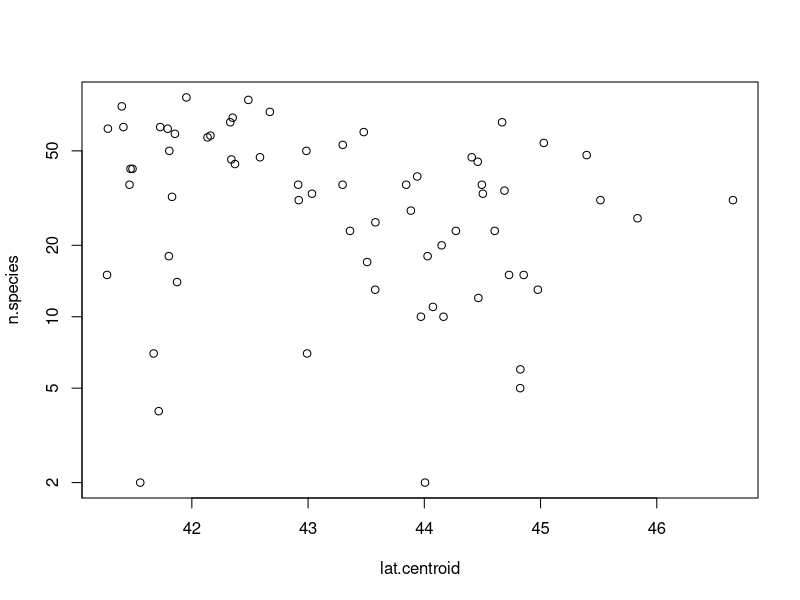
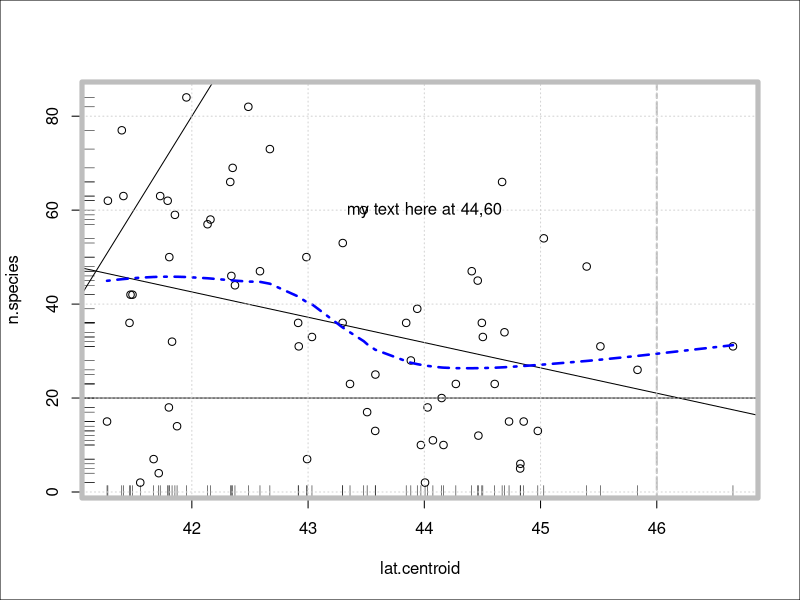
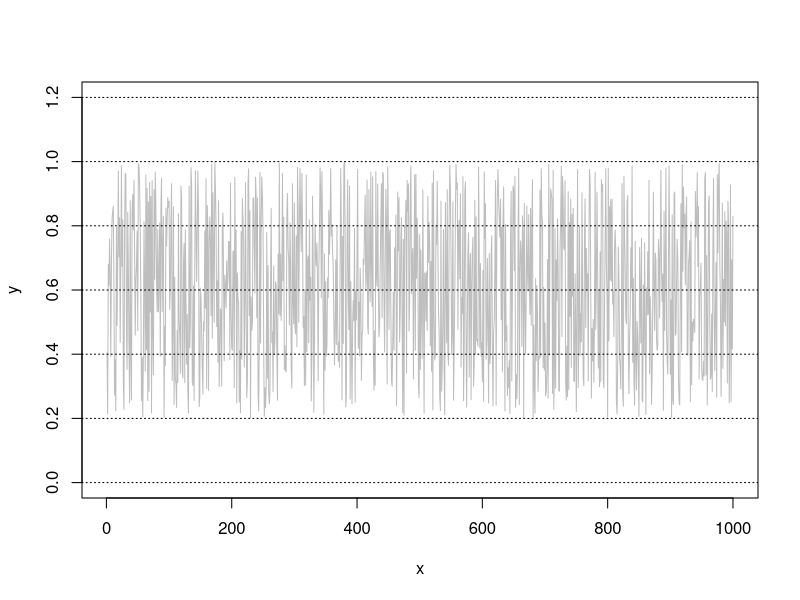
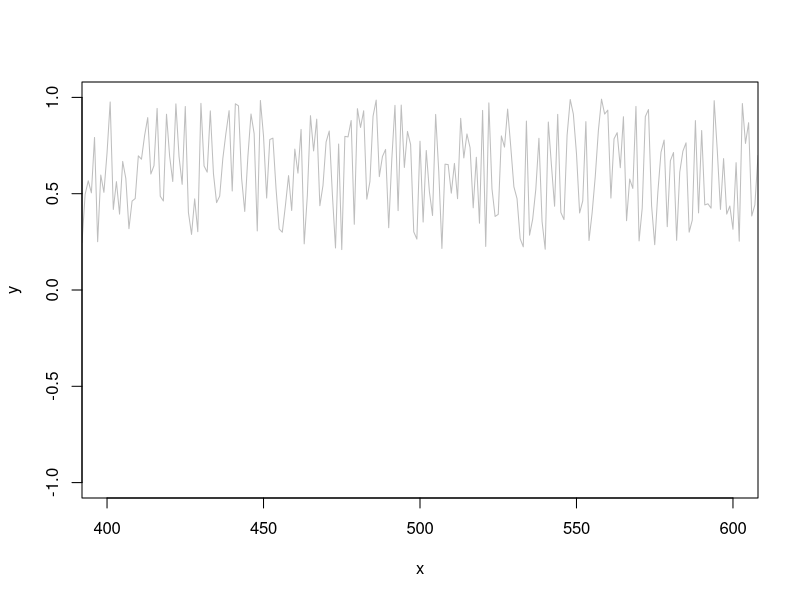
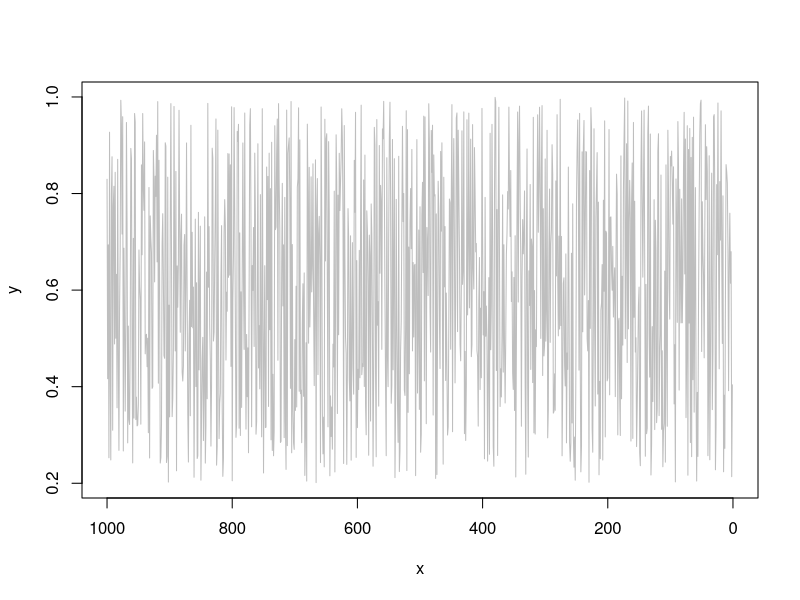
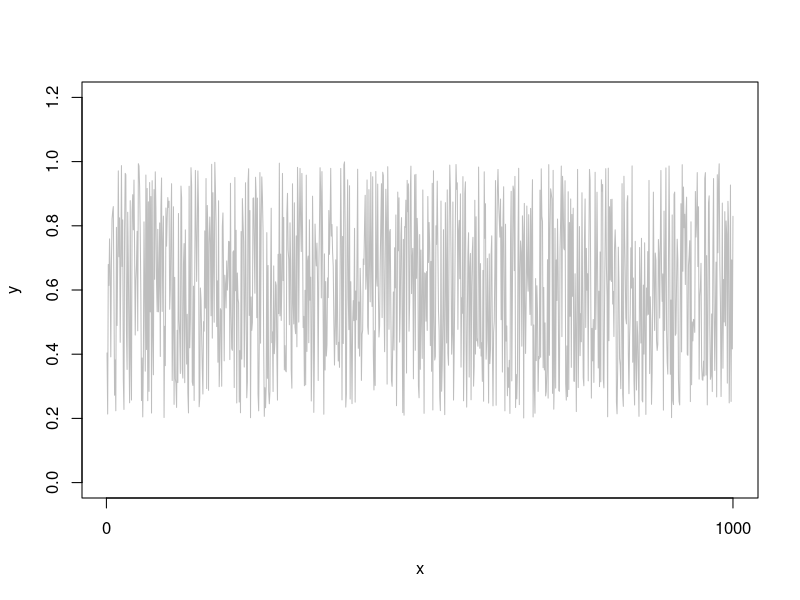
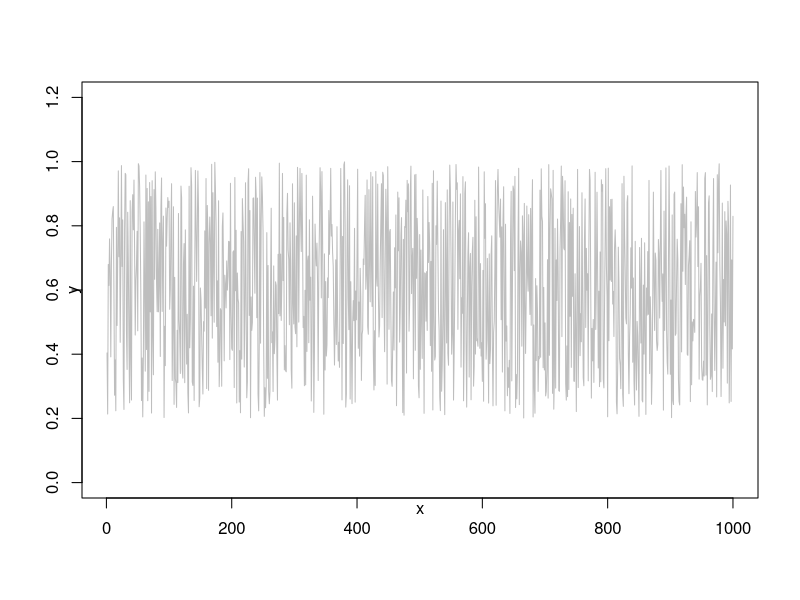
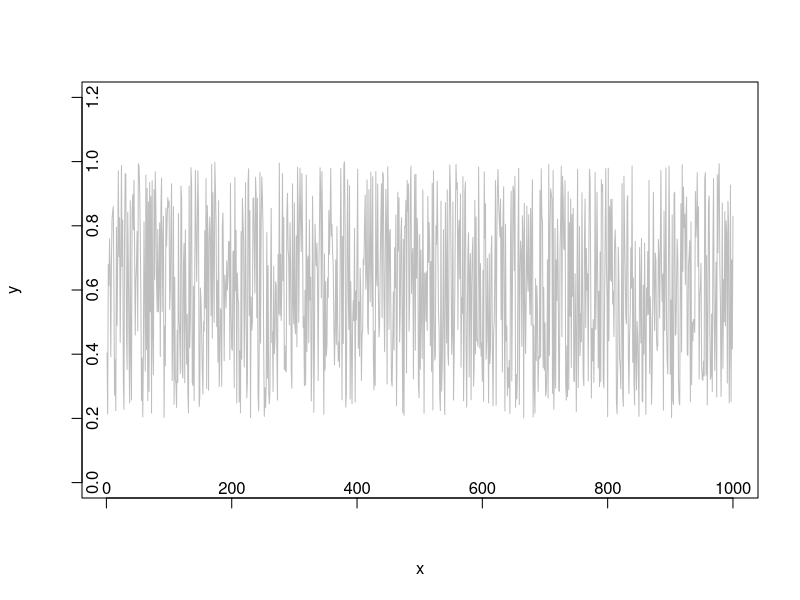

Write the R code that produced these figures, in order.
# Base Graphics I
# 25 April 2017
# ELK

####################################################
#  Standard calls for preserving defaults, and reading a csv
par() # a ridiculous number of graphic parameters
opar <- par(no.readonly=TRUE) # store defaults of changeable options
Ant.Data <- read.table(file="antcountydata.csv",
                       header=TRUE,
                       sep=",",
                       stringsAsFactors=FALSE)

attach(Ant.Data) # refers to data frame; allows us to refer columns without having to write Ant.Data$*; to cut down on typing of data frame name


# Basic graphs and lines
plot(x=lat.centroid,y=n.species,log="y") # log transforms; use x,y, or xy
plot(x=lat.centroid,y=n.species)
abline(h=20) # drawing a horizontal line
abline(v=46,lwd=2,lty="twodash",col="grey") # drawing a vertical line
abline(a=-1600,b=40) # intercept and slope
abline(lm(n.species~lat.centroid)) # standard regression
lines(lowess(n.species~lat.centroid),col="blue",lty="dotdash",lwd=2.5)
rug(lat.centroid) # show the density of data points
rug(n.species,side=2) # can be done on any axis for any variable
grid()
box(which="outer") # box options: outer, inner, figure, plot
box(col="gray",lwd=5)
text(44,60,"my text here at 44,60") # coordinate system (x,y) these are in the same literal units are your data



# Standard Axes
par(opar)
x <- 1:1000
y <- runif(1000,0.2)
plot(x,y,type="l",col="grey",ylim=c(0,1.2))
grid(nx=NA,ny=NULL,col="black")

# adjustments for standard axes

# use  xlim and y lim for clipping or adding white space
plot(x,y,type="l",col="grey",xlim=c(400,600),ylim=c(-1,1))

# use xlim and ylim reversed to flip axes
plot(x,y,,type="l",col="grey",xlim=c(1000,0))

# use lab for ticks x,y, len of label (default=7)
plot(x,y,type="l",col="grey",ylim=c(0,1.2),
     lab=c(1,5,7))

# use mgp for lines of text from edge. 3 numbers are:
# 1) margin label; 2) tick mark labels; 3) axis line
# defaults are 3,1,0

plot(x,y,type="l",col="grey",ylim=c(0,1.2),
     mgp=c(0,1,0)) # pulls in label

plot(x,y,type="l",col="grey",ylim=c(0,1.2),
     mgp=c(3,-1,0)) # pulls in label to inside


plot(x,y,type="l",col="grey",ylim=c(0,1.2),
     mgp=c(3,1,1)) # moves out entire axis

# use tcl to control length and direction of ticks; default=-0.5
plot(x,y,type="l",col="grey",ylim=c(0,1.2),
     tcl=1,lab=c(5,5,7))

# could pull in labels and use inner tick marks
# use las to flip tick labels to all horizontal
plot(x,y,type="l",col="grey",xlim=c(-40,1000),ylim=c(0.17,1),
     tcl=0.3,mgp=c(2,0.2,0),las=1,ann=FALSE,bty="L")

# use xlog in par or log in plot for transform
plot(x,y,type="l",col="grey",log="x")

# use xaxs and yaxs to control style of axis setting
# default = r = expanded range
# or set as i = exact range

par(pty="s")
par(mfrow=c(2,1))
par(mar=c(2,2,1,1)) # controls the layout of the margins, 4 numbers: number of lines of text that have been assigned to each of the 4 margins on the sides. Starts with lower margin 
plot(x,y,type="l",col="grey",ann=FALSE,xaxs="r")
plot(x,y,type="l",col="grey",ann=FALSE,xaxs="i")


# Custom Axes
par(opar)
# create random data with gamma distribution
x <- 1:20
y <- rgamma(20,1,2)

# set x limit to avoid clipping at start
par(mar=c(5,4,4,4))
plot(x,y,type="b",pch=23,bg="slateblue",
     xlim=c(0,20),ylim=c(0,1.3),
     axes=FALSE,ann=FALSE)

# use sequence and take default tick labels
axis(1,at=seq(0,20,by=5))

# use mtext to add text labels in the margins
mtext("Time",1,line=3)

# use sequence and override with user labels
axis(2, at=seq(0,1.3,length=4),labels=c("low","med","high","peak"),
     las=2)

# thicken up tick lines and move axis out a bit
axis(3,at=seq(0,20,by=5),line=1,lwd=2,lwd.ticks=2,font=2)

# move the axis and ticks inward with the mgp argument
axis(4,at=seq(0,1.3,length=4),labels=c("l","m","h","p"),
     las=2,mgp=c(0,1.4,1.9),tcl=2,
     col.axis="red",col="slateblue")

# overplot the axis to easily create minor tick marks
axis(4,at=seq(0,1.3,length=7),labels=FALSE,
     mgp=c(0,1.4,1.9),tcl=0.75,
     col="slateblue")
par(opar)


# Cleaned-up regression
par(mar=c(5,6,2,2)+0.1)
plot(x=lat.centroid,y=n.species,
     xlab="Latitude",ylab="Number of Species",
     las=1,cex.axis=1.2,cex.lab=1.5)
reg.model <- lm(n.species~lat.centroid)
abline(reg.model)
rug(n.species,side=2)
grid()


# Text annotations
par(opar)
x <- 1:5
y <- seq(1,5,1)
plot(x,y)
text(1,1,"right",pos=4) # use pos to offset the text
# use vectors for multiple plotting
plot(x,y,ann=FALSE, axes= FALSE, col="green")
box(col="gray")
text(x[-3],y[-3],c("right","top","bottom","left"),pos=c(4,3,1,2)) # -3 plots text for 1,2,4,and 5
text(3,3,"overlay")
text(4,2,"angle = 10 degrees",srt=10)

# illustration of plot math
plot(x,y,ann=FALSE, axes= FALSE, type="n")
box(col="gray")

text(3,4,
     expression(sqrt(x[i]^2+y[i]^2)-hat(beta)))


text(3,3,
     expression(bar(x) == sum(frac(x[i], n),
                              i == 1,n)))

# alter size, color, font, and rotation
text(3,3,
     expression(bar(x) == sum(frac(x[i], n),
                              i == 1,n)),
     cex=4,col="red",font=1,srt=-10)

text(3,2,
     expression(paste("Temperature (", degree,
                      "C) in 2013")))


# Graphical annotations
x <- 1:10
y <-runif(10)

plot(x,y,type="n",xlim=c(0,10),ylim=c(0,1))

points(x,y)
lines(x,y)

xspline(x,y,shape=0) # -1,0,1
xspline(x,y,shape=1,open=FALSE)
polygon(x,y,col="coral")

rect(8,0.1,10,0.2,col="blue")
rect(0,0,x,y,lty="dashed")
segments(0,1,3,0)
segments(0,0,x,y)
arrows(0,0,x,y)
points(0,0)

# Clean-up and Detach
detach(Ant.Data) # detach ant data (data frame) especially if you are going on to use different data frames
par(opar) # restore original parameters

# Panel Layout & 4 Variations on Plot Type
####################################################
# illustrating panel layout and 4 variations on plot type
Random.Data <- rnorm(20)
time <- 1:20
par(mfrow=c(3,2))
plot(Random.Data,type="p")
plot(Random.Data,type="l")
plot(Random.Data,type="b")
plot(Random.Data,type="o")
plot(Random.Data,type="s")
plot(Random.Data,type="h")

par(opar)
plot(Random.Data,type="n") # type = no will pull off all the data points

# Special plots with linear models
attach(Ant.Data)
####################################################
# illustrating special plots that come with a linear model
par(mfrow=c(2,2))
Ant.Model <- lm(n.species~lat.centroid)
summary(Ant.Model)
plot(Ant.Model)
plot(lat.centroid,n.species)
abline(Ant.Model)
abline(h=10,lty="dashed")
abline(v=45,col="red",lty="dotdash")

# plots in a single dimension
# illustrating plots for a single dimension of data
par(opar)
par(mfrow=c(1,2))

plot(n.species) # plots numeric data in order
plot(table(ecoregion)) # plots tabled counts of factors as lines

barplot(table(ecoregion))
Little.Data <- c(3,2,1,5,6)
names(Little.Data) <- LETTERS[1:5]
barplot(Little.Data) # plots numeric data as bar heights

pie(Little.Data) # plots numeric data as pie slices     
dotchart(Little.Data) # plots numeric data as ordered dot plots

boxplot(n.species) # plots numeric data as box plot
hist(n.species) # plots numeric data as histogram
stripchart(Little.Data) # plots numeric data in a single strip chart
plot(density(n.species)) # plots kernel density of a numeric variable


par(mfrow=c(1,1))


# Bar plot with custom error bars
ecoregion.means <- by(n.species,ecoregion,mean)

barplot(ecoregion.means,names.arg=letters[1:5],
        ylim=c(0,100))
midpoints <- barplot(ecoregion.means,plot=FALSE) # to save location of midpoints
ecoregion.sd <- by(n.species,ecoregion,sd)

arrows(midpoints,ecoregion.means,midpoints,
       ecoregion.means+ecoregion.sd,angle=90,
       length=0.1)

# For a double-headed arrow, adjust starting
# points and use code=3
arrows(midpoints,ecoregion.means-ecoregion.sd,midpoints,
       ecoregion.means+ecoregion.sd,angle=90,
       length=0.1,code=3)
points(midpoints,ecoregion.means,pch=19)

# plotting points with asymmetric
# confidence intervals
par(opar)

# using the quantile function
z <- rnorm(1000)
quantile(z,probs=0.95)
hist(z)
abline(v=quantile(z,probs=c(0.05,0.95)),lty="dashed",col="red")
abline(v=quantile(z,probs=c(0.025,0.975)),lty="dotted",col="blue")

# Calculate Confidence intervals with the by function
quantile(n.species,probs=0.025)
Con.low <- by(n.species,ecoregion,quantile,probs=0.025)
Con.high <- by(n.species,ecoregion,quantile,probs=0.975)

# set up a blank plot (show code first)
plot(1:5,1:5)
plot(1:5,1:5,xlim=c(0.5,5),ylim=c(0,100))
plot(1:5,1:5,xlim=c(0.5,5),ylim=c(0,100),type="n")

# fully blank plot
plot(1:5,1:5,xlim=c(0.5,5),ylim=c(0,100),type="n",
     ,axes= FALSE,ann=FALSE)

# add axes with labels
axis(1,at=seq(1:5),labels=letters[1:5])
axis(2)
mtext("Number of Species",side=2,line=2.5)
box(bty="L")
arrows(1:5,ecoregion.means,1:5,Con.low,angle=90,length=0.1)
arrows(1:5,ecoregion.means,1:5,Con.high,angle=90,length=0.1)
points(1:5,ecoregion.means,pch=23,cex=1.5,bg="gold")
abline(h=seq(0,100,by=20),col="gray",lty="dotted")

# add minor tick marks
# first find your location in the plot
points(1,0)
points(0,0)
points(0.5,0)
par("usr") # get limits

# try plotting a point points(0.32,10)
points(0.32,10)
par("xpd")
par(xpd=TRUE) # change clippig to figure region
points(0.32,10)
# first refresh plot
segments(rep(0.32,5),seq(10,90,length=5),rep(0,5),seq(10,90,length=5))

# regression lines wi confidence, prediction levels 
##########################################
# fit the model

reg.model <- lm(mean.ann.temp~lat.centroid)

#################################################
# confidence and prediction intervals for original data

con.1 <- predict(reg.model,interval="confidence")
pred.1 <- predict(reg.model,interval="prediction")

####################################################
# confidence and prediction intervals for new x data
# (extrapolation and more finely spaced x)


nd <- seq(35,50,length=100)

con.2 <- predict(reg.model,interval="confidence",
                 newdata=data.frame(lat.centroid=nd))

pred.2 <- predict(reg.model,interval="prediction",
                  newdata=data.frame(lat.centroid=nd))

#####################################################
# plot results just for data interval
par(opar)
plot(lat.centroid,mean.ann.temp)
abline(reg.model)

matlines(Ant.Data$lat.centroid,con.1[,c("lwr","upr")],
         col="red",lty=1,type="l")

matlines(Ant.Data$lat.centroid,pred.1[,c("lwr","upr")],
         col="blue",lty=1,type="l")

##################################################
# plot results for extrapolated interval and smooth data
plot(lat.centroid,mean.ann.temp,xlim=c(30,50),ylim=c(-5,15))

abline(reg.model)

matlines(nd,con.2[,c("lwr","upr")],
         col="red",lty=1,type="l")

matlines(nd,pred.2[,c("lwr","upr")],
         col="blue",lty=1,type="l")

###########################################################
# plot the results as a confidence band using a polygon

plot(lat.centroid,mean.ann.temp,
     xlim=c(34,50),ylim=c(-5,25),type="n")

polygon(c(nd,rev(nd)),c(con.2[,2],rev(con.2[,3])),
        col="thistle",border=NA)

points(lat.centroid,mean.ann.temp)

abline(reg.model)

##########################################################
# plot the results as a prediction band using a polygon

plot(lat.centroid,mean.ann.temp,
     xlim=c(34,50),ylim=c(-5,25),type="n")

polygon(c(nd,rev(nd)),c(pred.2[,2],rev(pred.2[,3])),
        col="wheat",border=NA)

points(lat.centroid,mean.ann.temp)
abline(reg.model)

#########################################################


#############################################
# Creating a function for illustrating plot layouts
my.layout <- function (x=1) {
  for (i in 1:x) plot(runif(100),type="b",
                      col="gray",lwd=2,ann=FALSE,las=1)
  
  mtext("X axis label",side=1,font=2,line=3)
  mtext("Y axis label",side=2,font=2,line=3)
  mtext("Top Plot label",side=3,font=2,line=1)
  mtext("Side\nPlot\nLabel",side=4,font=2,line=1,las=1)
  mtext("BOTTOM OUTER MARGIN LABEL",side=1,font=2,line=1,cex=2,outer=TRUE)
  mtext("SIDE OUTER MARGIN LABEL",side=2,font=2,line=1,cex=2,outer=TRUE)
  mtext("TOP OUTER MARGIN LABEL",side=3,font=2,line=1,cex=2,outer=TRUE)
  mtext("SIDE\nOUTER\nMARGIN\nLABEL",side=4,font=2,line=1,cex=2,outer=TRUE,las=1)
  
  box(which="outer",col="red",lwd=4)
  box(which="inner",col="blue",lwd=4)
  box(which="figure",col="darkgreen",lwd=4)
  box(which="plot",col="goldenrod",lwd=4)
  
  par(opar)
}
############################################
# Check out appearance with default settings

my.layout(1)

##########################################
# Adjusting Margins of a Single Figure with mar (= lines of text)

par("mar")

par(mar=c(5,5,4,4))
my.layout(1)

##########################################
# Adding outer plot margins with oma (= lines of text)

par("oma")

par(oma=c(3,3,3,8))
my.layout(1)

##########################################

# Creating a square plot with pty (default = "m")

par("pty")
par(pty="s")

my.layout(1)

########################################
# Using mfrow for multi-panel plots

par("mfrow")
par(mfrow=c(3,2))
my.layout(6)

# Add in your outer margins & square plot regions

par("oma")
par(oma=c(6,6,6,6))
par(pty="s")
par(mar=c(2,2,2,2))
par(mfrow=c(3,4))
my.layout(12)

###############################################
# Gaining more control with the layout function

layout(matrix(1:6,nrow=3,byrow=TRUE))
layout.show(6)
my.layout(6)

# Matrix elements give the order of filling
layout(matrix(c(1,2,3,4,6,5),nrow=3,byrow=FALSE))
layout.show(6)
my.layout(6)

###########################################
# as before, outer margins can be added

layout(matrix(1:6,nrow=3,byrow=TRUE))
layout.show(6)
par("oma")
par(oma=c(4,4,4,4))
layout.show(6)
my.layout(6)

##################################################
# use "respect" option to square up the entire figure region

layout(matrix(1:6,nrow=3,byrow=TRUE),respect=TRUE)
layout.show(6)

par(oma=c(4,4,4,4))
layout.show(6)
my.layout(6)

###################################################
# allows for more compact figures; use with pty="s"

layout(matrix(1:12,nrow=3,byrow=TRUE),respect=TRUE)
layout.show(12)

par(oma=c(4,4,4,4))
par(mar=c(2,2,2,2))
par(pty="s")

layout.show(12)
my.layout(12)

###################################################
# alter the widths and/or heights of figures

layout(matrix(1:6,nrow=3,byrow=TRUE),widths=c(2,1))
layout.show(6)
my.layout(6)

layout(matrix(1:6,nrow=3,byrow=TRUE),widths=c(2,1),
       heights=c(1,2,1))
layout.show(6)
my.layout(6)

###################################################
# use "0" matrix entries for no plot
# use multiple matrix entries for expanded plot regions

layout(matrix(c(1,1,1,2,0,3),nrow=2,byrow=TRUE))
layout.show(3)
my.layout(6)

###################################################
# use all of this to combine graphic elements

# set up plotting regions

par(opar)
layout(matrix(c(2,0,1,3),nrow=2,byrow=TRUE),
       heights=c(1,8),widths=c(8,1))
layout.show(3)
########################################################
# create some skewed data and sort it
x <- sort(rgamma(100,shape=2,scale=1))
y <- sort(rgamma(100,shape=2,scale=1),decreasing=TRUE)

########################################################
# generate the basic scatterplot
par(mar=c(4,5,0,0))
plot(x,y,ann=FALSE,cex=2,pch=21,bg="cornflowerblue")

par(mar=c(0,5,0,0))
#par(bty="n")
#par(xaxt="n")


boxplot(x,names=FALSE,horizontal=TRUE,col="cornflowerblue")
par(mar=c(4,0,0,0))

#par(yaxt="n")
boxplot(y,names=FALSE, horizontal=FALSE,col="cornflowerblue")
par(opar)